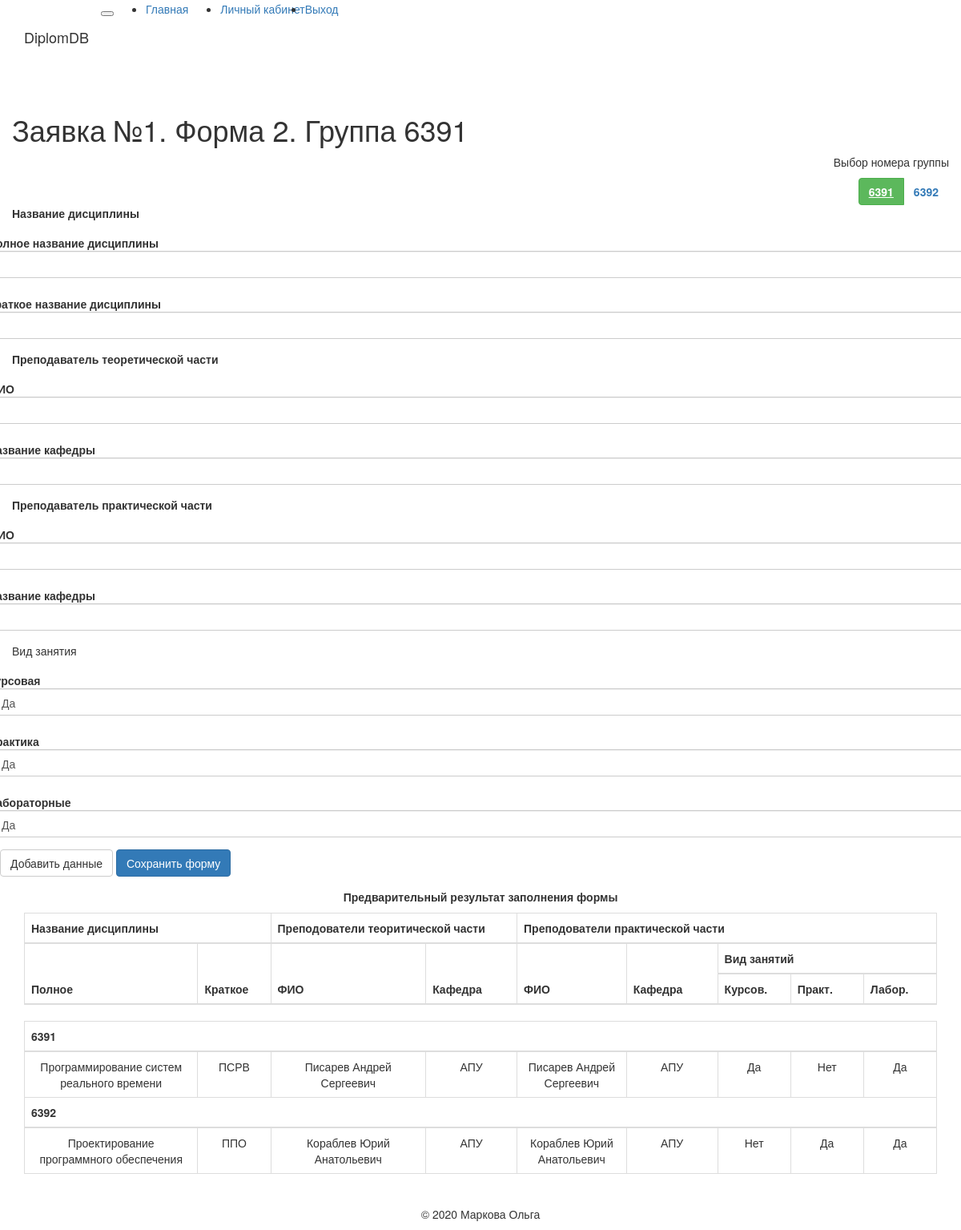
The page /form2/bloommmy/1/0/0/0/55 (signed in) on the database its author committed.
### app/models.py (models this page shows, shortened)
class Form_one(db.Model):
    timestamp = db.Column(db.DateTime, index=True, default=datetime.utcnow)
    NumForm = db.Column(db.Integer, db.ForeignKey('form_all.id'), primary_key=True)
    Group_id = db.Column(db.Integer, primary_key=True)
    Degree_id = db.Column(db.Integer)
    Direction_id = db.Column(db.Integer)
    Direction_name = db.Column(db.String)
    Profile_id = db.Column(db.Integer)
    Profile_name = db.Column(db.String)
    Course = db.Column(db.Integer)
    NumStudents = db.Column(db.Integer)
    groups = db.relationship('Form_two', backref='groups', cascade='all, delete', lazy='dynamic')

class Form_two(db.Model):
    timestamp = db.Column(db.DateTime, index=True, default=datetime.utcnow)
    NumForm = db.Column(db.Integer, db.ForeignKey('form_all.id'), primary_key=True)
    Group_id = db.Column(db.Integer, db.ForeignKey('form_one.Group_id'), primary_key=True)
    id = db.Column(db.Integer, primary_key=True)
    FullSubject = db.Column(db.String)
    BriefSubject = db.Column(db.String)
    LecturerName = db.Column(db.String)
    LecturerDepartment = db.Column(db.String)
    PracticianName = db.Column(db.String)
    PracticianDepartment = db.Column(db.String)
    course_work = db.Column(db.String)
    practice_work = db.Column(db.String)
    laboratory_work = db.Column(db.String)

### app/routes.py (the view)
@app.route('/form2/<username>/<numForm>/<g>/<sub>/<p>/<i>', methods=['GET', 'POST'])
@login_required
def form2(username, numForm, g, sub, p, i):
    koll = Form_one.query.filter(Form_one.NumForm == numForm).order_by(Form_one.timestamp.desc()).count() #Узнаем количество групп в заявке
    kol = int(koll)-1
    groups = Form_one.query.filter(Form_one.NumForm == numForm).all() #Узнаем номера групп
    G = []
    g = int(g)
    p = int(p)
    for u in groups:
        G.append(u.Group_id)
    if g == 0:
        g = G[int(p)]
    else:
        g = g
    form = F_Two()
    def addForm_two(g):
        g = str(g)
        f=Form_two.query.filter(Form_two.NumForm == numForm, Form_two.Group_id == g).order_by(Form_two.timestamp.desc()).count()
        if f == 0:
            sub = 1
        else:
            f=Form_two.query.filter(Form_two.NumForm == numForm, Form_two.Group_id == g).order_by(Form_two.timestamp.desc()).first().id
            sub = int(f) + 1
        form2 = Form_two(NumForm = numForm,
                        Group_id = g,
                        id = sub,
                        FullSubject = form.FullSubject.data,
                        BriefSubject = form.BriefSubject.data,
                        LecturerName = form.LecturerName.data,
                        LecturerDepartment = form.LecturerDepartment.data,
                        PracticianName = form.PracticianName.data,
                        PracticianDepartment = form.PracticianDepartment.data,
                        course_work = form.course_work.data,
                        practice_work = form.practice_work.data,
                        laboratory_work = form.laboratory_work.data)
        db.session.add(form2)
        db.session.commit()
        return sub
    if form.validate_on_submit(): #добавление дисциплины
        sub = addForm_two(g)
        flash('Дисциплина успешно добавленна')
        return redirect(url_for('form2',
                                username = current_user.username,
                                numForm = numForm, g = g, sub = int(sub), p=p, i=i))
    f=Form_two.query.filter(Form_two.NumForm == numForm).order_by(Form_two.timestamp.desc()).count()
    all_g_ok = [0] * int(koll)
    k = 0
    for l in range(int(koll)):
        items=Form_two.query.filter(Form_two.NumForm == numForm, Form_two.Group_id == G[l]).count()
        if items != 0:
            all_g_ok[l] = G[l]
            k = k + 1
        else:
             continue
    items=Form_two
    if f != 0:
        items=Form_two
        return render_template('form2.html', g = g, p = p, sub = int(sub), kol=kol, koll=koll, numForm = numForm, items = items, all_g = G, all_g_ok = all_g_ok, k=k, i=i, form=form)
    else:
        return render_template('form2.html', g = g, p = p, sub = int(sub), kol=kol, koll=koll, numForm = numForm, items = 0, all_g = G, all_g_ok = all_g_ok, k=k, i=i, form=form)

### app/forms.py
class F_Two(FlaskForm):
    FullSubject = StringField('Полное название дисциплины', validators=[DataRequired()])
    BriefSubject = StringField('Краткое название дисциплины', validators=[DataRequired()])
    LecturerName = StringField('ФИО', validators=[DataRequired()])
    LecturerDepartment = StringField('Название кафедры', validators=[DataRequired()])
    PracticianName = StringField('ФИО', validators=[DataRequired()])
    PracticianDepartment = StringField('Название кафедры', validators=[DataRequired()])
    course_work = SelectField('Курсовая', choices=[('1', 'Да'),('2', 'Нет')])
    practice_work = SelectField('Практика', choices=[('1', 'Да'),('2', 'Нет')])
    laboratory_work = SelectField('Лабораторные',  choices=[('1', 'Да'),('2', 'Нет')])
    AddSub = SubmitField('Добавить данные')

### app/models.py (called while the page is built)
@login.user_loader
def load_user(id):
    return User.query.get(int(id))

### app/templates/form2.html (shortened to what this page needs)
{% extends "base.html" %}
{% import 'bootstrap/wtf.html' as wtf %}
{% block app_content %}
    <div class="row">
      <div class="col-8">
        <h1>Заявка №{{ numForm }}. Форма 2. Группа {{ g }}</h1>
      </div>
      <div class="col-4 text-right">
        {% if koll > 6 %}
        <div class="btn-group" role="group">
          {% if k == 0%}
          <button id="btnGroupDrop1" type="button" class="btn btn-success dropdown-toggle" data-toggle="dropdown" aria-haspopup="true" aria-expanded="false">
            Выбор номера группы
          </button>
          {% else %}
          <button id="btnGroupDrop1" type="button" class="btn btn-secondary dropdown-toggle" data-toggle="dropdown" aria-haspopup="true" aria-expanded="false">
           Выбор номера группы
          </button>
         {% endif %}
         <div class="dropdown-menu" aria-labelledby="btnGroupDrop1">
           {% for u in range(koll) %}
               {% if all_g[u] == g %}
                   {% if all_g_ok[u] == all_g[u] %}
                       <a class="dropdown-item" href="{{ url_for('form2', username=current_user.username, numForm=numForm, g=all_g[u], sub=0, p=u, i=i) }}">
                         <u><b>{{ all_g[u] }}</b></u>
                       </a>
                   {% elif all_g_ok[u] != all_g[u] %}
                       <a class="dropdown-item" href="{{ url_for('form2', username=current_user.username, numForm=numForm, g=all_g[u], sub=0, p=u, i=i) }}">
                         <u>{{ all_g[u] }}</u>
                       </a>
                   {% endif %}
               {% elif all_g[u] != g %}
                   {% if all_g_ok[u] == all_g[u] %}
                       <a class="dropdown-item" href="{{ url_for('form2', username=current_user.username, numForm=numForm, g=all_g[u], sub=0, p=u, i=i) }}">
                         <b>{{ all_g[u] }}</b>
                       </a>
                   {% elif all_g_ok[u] != all_g[u] %}
                       <a class="dropdown-item" href="{{ url_for('form2', username=current_user.username, numForm=numForm, g=all_g[u], sub=0, p=u, i=i) }}">
                         {{ all_g[u] }}
                       </a>
                   {% endif %}
               {% endif %}
           {% endfor %}
         </div>
       </div>
        {% else %}
        <p>Выбор номера группы</p>
        <div class="btn-group" role="group" aria-label="Basic example">
          {% for u in range(koll) %}
              {% if all_g[u] == g %}
                  {% if all_g_ok[u] == all_g[u] %}
                      <a class="btn btn-success" href="{{ url_for('form2', username=current_user.username, numForm=numForm, g=all_g[u], sub=0, p=u, i=i) }}" role="button">
                        <u><b>{{ all_g[u] }}</b></u>
                      </a>
                  {% elif all_g_ok[u] != all_g[u] %}
                      <a class="btn btn-secondary" href="{{ url_for('form2', username=current_user.username, numForm=numForm, g=all_g[u], sub=0, p=u, i=i) }}" role="button">
                        <u>{{ all_g[u] }}</u>
                      </a>
                  {% endif %}
              {% elif all_g[u] != g %}
                  {% if all_g_ok[u] == all_g[u] %}
                      <a class="btn btn-outline-success" href="{{ url_for('form2', username=current_user.username, numForm=numForm, g=all_g[u], sub=0, p=u, i=i) }}" role="button">
                        <b>{{ all_g[u] }}</b>
                      </a>
                  {% elif all_g_ok[u] != all_g[u] %}
                      <a class="btn btn-outline-secondary" href="{{ url_for('form2', username=current_user.username, numForm=numForm, g=all_g[u], sub=0, p=u, i=i) }}" role="button">
                        {{ all_g[u] }}
                      </a>
                  {% endif %}
              {% endif %}
          {% endfor %}
        </div>
        {% endif %}
      </div>
    </div>
        <form class="form form-horizontal" method="post" action="" role="form">
          <div class="form-group">
            <p><b>Название дисциплины</b></p>
            <div class="row">
              <div class="col-sm">
                {{ wtf.form_field(form.FullSubject) }}
              </div>
              <div class="col-sm">
                {{ wtf.form_field(form.BriefSubject) }}
              </div>
            </div>
            <p><b>Преподаватель теоретической части</b></p>
            <div class="row">
              <div class="col-sm">
                {{ wtf.form_field(form.LecturerName) }}
              </div>
              <div class="col-sm">
                {{ wtf.form_field(form.LecturerDepartment) }}
              </div>
            </div>
            <p><b>Преподаватель практической части</b></p>
            <div class="row">
              <div class="col-sm">
                {{ wtf.form_field(form.PracticianName) }}
              </div>
              <div class="col-sm">
                {{ wtf.form_field(form.PracticianDepartment) }}
              </div>
            </div>
            <p>Вид занятия</p>
            <div class="row">
              <div class="col-sm">
                {{ wtf.form_field(form.course_work) }}
              </div>
              <div class="col-sm">
                {{ wtf.form_field(form.practice_work) }}
              </div>
              <div class="col-sm">
                {{ wtf.form_field(form.laboratory_work) }}
              </div>
            </div>
            <div class="row">
              <div class="col-sm text-left">
                {{ wtf.form_field(form.AddSub) }}
                {% if i == '1' %}
                  {% if k == koll %}
                    <a class="btn btn-primary" href="{{ url_for('form12_promo', username = current_user.username, numForm = numForm, i = 1) }}" role="button">Отправить форму</a><br>
                  {% endif %}
                {% elif i == '22' %}
                  {% if k == koll %}
                    <a class="btn btn-primary" href="{{ url_for('form0_edit', username = current_user.username, numForm = numForm) }}" role="button">Сохранить форму</a><br>
                  {% endif %}
                {% elif i == '4' %}
                  {% if k == koll %}
                    <a class="btn btn-primary" href="{{ url_for('form0_edit', username = current_user.username, numForm = numForm) }}" role="button">Сохранить форму</a><br>
                  {% endif %}
                {% elif i == '5' %}
                  {% if k == koll %}
                    <a class="btn btn-primary" href="{{ url_for('form12_promo', username = current_user.username, numForm = numForm) }}" role="button">Сохранить форму</a><br>
                  {% endif %}
                  {% elif i == '55' %}
                    {% if k == koll %}
                      <a class="btn btn-primary" href="{{ url_for('all_form_view_g', username = current_user.username, numForm = numForm) }}" role="button">Сохранить форму</a><br>
                    {% endif %}
                {% endif%}
              </div>
            </div>
          </div>
        </form>
  <div class="row">
    <div class="col text-center">
      <p><b>Предварительный результат заполнения формы</b></p>
    </div>
  </div>
  {% if items == 0 %}
  <div class="row">
    <div class="col text-center">
      <p>В заявку еще не были добавленны группы</p>
    </div>
  </div>
  {% elif items != 0 %}
  <table class="table table-bordered table-hover text-center">
    <thead class="thead-light">
    <tr>
      <th colspan="2">Название дисциплины</th>
      <th colspan="2">Преподователи теоритической части</th>
      <th colspan="5">Преподователи практической части</th>
    </tr>
    <tr>
      <th rowspan="2" style="width: 19%">Полное</th>
      <th rowspan="2" style="width: 8%">Краткое</th>
      <th rowspan="2" style="width: 17%">ФИО</th>
      <th rowspan="2" style="width: 10%">Кафедра</th>
      <th rowspan="2" style="width: 12%">ФИО</th>
      <th rowspan="2" style="width: 10%">Кафедра</th>
      <th colspan="3">Вид занятий</th>
    </tr>
    <tr>
      <th style="width: 8%">Курсов.</th>
      <th style="width: 8%">Практ.</th>
      <th style="width: 8%">Лабор.</th>
    </tr>
    </thead>
  </table>
  <table class="table table-bordered table-hover text-center">
    {% for u in range(koll) %}
    {% if  items.query.filter(items.NumForm == numForm, items.Group_id == all_g[u]).count() != 0 %}
    <thead class="thead-light">
    <tr>
      <th colspan="9">{{ all_g[u] }}</th>
    </tr>
    </thead>
    {% endif %}
    {% for item in items.query.filter(items.NumForm == numForm, items.Group_id == all_g[u]).all() %}
    <tr>
      <td style="width: 19%">{{ item.FullSubject }}</td>
      <td style="width: 8%">{{ item.BriefSubject }}</td>
      <td style="width: 17%">{{ item.LecturerName }}</td>
      <td style="width: 10%">{{ item.LecturerDepartment }}</td>
      <td style="width: 12%">{{ item.PracticianName }}</td>
      <td style="width: 10%">{{ item.PracticianDepartment }}</td>
      {% if item.course_work == '1' %}
      <td style="width: 8%"> Да </td>
      {% elif item.course_work == '2' %}
      <td style="width: 8%"> Нет </td>
      {% endif %}
      {% if item.practice_work == '1' %}
      <td style="width: 8%"> Да </td>
      {% elif item.practice_work == '2' %}
      <td style="width: 8%"> Нет </td>
      {% endif %}
      {% if item.laboratory_work == '1' %}
      <td style="width: 8%"> Да </td>
      {% elif item.laboratory_work == '2' %}
      <td style="width: 8%"> Нет </td>
      {% endif %}
    </tr>
    {% endfor %}
    {% endfor %}
  </table>
  {% endif %}
{% endblock %}

### rows shown on the page
Form_one: Group "6391", Group "6391", Group "6391"
Form_one: Group "6392", Group "6392"
Form_two: FullSubject "Программирование систем реального времени", BriefSubject "ПСРВ", LecturerName "Писарев Андрей Сергеевич", LecturerDepartment "АПУ", PracticianName "Писарев Андрей Сергеевич", PracticianDepartment "АПУ", course_work "Да", practice_work "Нет", laboratory_work "Да"
Form_two: FullSubject "Проектирование программного обеспечения", BriefSubject "ППО", LecturerName "Кораблев Юрий Анатольевич", LecturerDepartment "АПУ", PracticianName "Кораблев Юрий Анатольевич", PracticianDepartment "АПУ", course_work "Нет", practice_work "Да", laboratory_work "Да"

### other values the page prints
{{ numForm }} "1"
